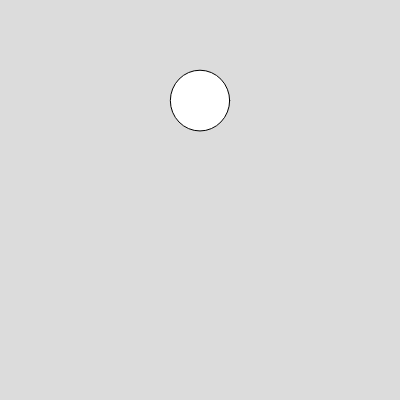
Frame 1 (no input)
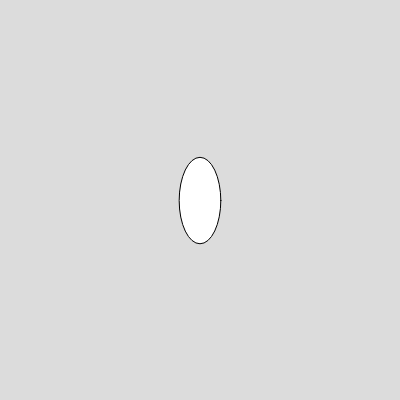
Frame 60 (no input)
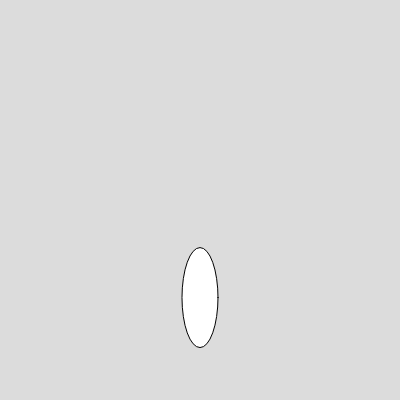
Frame 120 (the mouse pressed at the canvas centre since frame 60)

The p5.js sketch that drew these frames (run headless with seeded random() and noise() and a simulated clock; from frame 60 on, the mouse is pressed at the canvas centre):

// p5.js sketch
// ── sketch.js
// Code for a bouncing ball animation in p5 Js
function setup() {
  createCanvas(400, 400);
  // frameRate(12)
}
u = 0
x = 200
y = 100
y_top = 100
last_ch = 60
h = 400
w = 400

function draw() {

  c_w = 60
  area = PI * 60 * 60
  g = 9.8
  dt = 0.03
  v = u + g * dt
  y = y + v
  background(220);
  min_cw = 24
  if (y > 0 && y < (h - (last_ch / 2))) {
    frameRate(60)
    // falling stage, // squish along the width here
    squish_factor = 1 - abs(v) / 25
    c_w = c_w * squish_factor
    if (c_w < min_cw) {
      c_w = min_cw
    }
    c_h = area / (PI * c_w)
    last_ch = c_h
  } else if (y < (h - (min_cw))) {
    // collision stage, squish on the opposite axis here
    frameRate(60)
    c_h = 2 * (h - y)
    // last_ch = c_h 
    c_w = area / (PI * c_h)
  }
  ellipse(x, y + v, c_w, c_h)

  if (y > h - min_cw) {
    g = -g;
    v = -v
  }

  u = v

}
